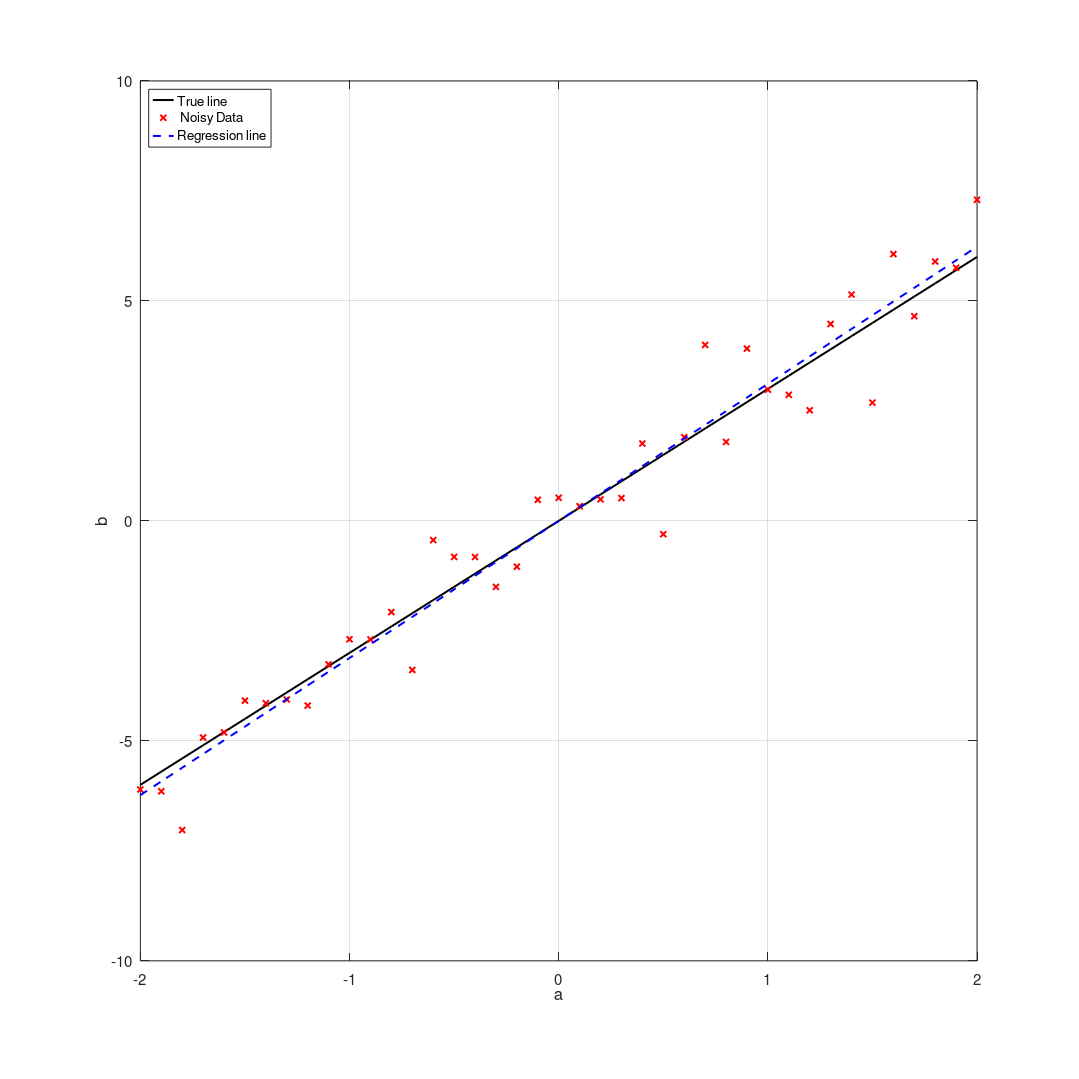

Reproduce this figure in MATLAB.
clear all, close all, clc

x=3; % True Slope
a = [-2:0.1:2]';
b = a*x + 1*randn(size(a));

plot(a, x*a,'k', 'LineWidth',2);
hold
plot(a,b,'rx','LineWidth',2);

[U,S,V] = svd(a, 'econ');
xtilde = V*inv(S)*U'*b;

plot(a, xtilde*a, 'b--', 'LineWidth',2)
l1 = legend('True line', ' Noisy Data', 'Regression line');
set(l1, 'Location', 'NorthWest')
set(l1, 'FontSize', 18)
grid on
set(gcf, 'Position', [1400 100 1500 1500])
set(gcf, 'PaperPositionMode', 'auto')
set(gca, 'FontSize', 15)
xlabel('a')
ylabel('b')
